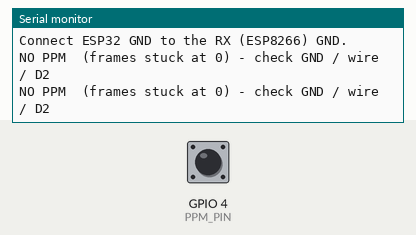
Simulated run of this sketch. Board: ESP32. Parts: the last lines printed to the serial monitor. The inputs (shaded band) are chosen by the test bench; at power-on: GPIO 4 (PPM_PIN) LOW.

Above: at 1.5 s.
1.6 s: GPIO 4 (PPM_PIN) pulsed HIGH 2 times (0.12 s each, 0.3 s apart)
At 2.31 s:
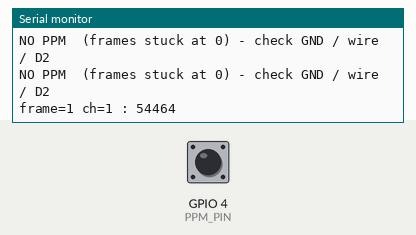
3.7 s: GPIO 4 (PPM_PIN) driven HIGH
At 4.4 s:
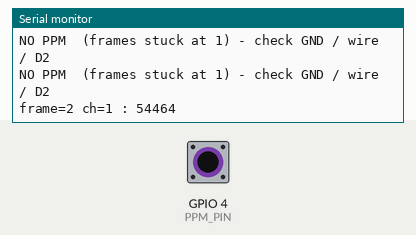
Timing chart, 0 to 6.7 s (numbered marks = the images above; inputs shaded):
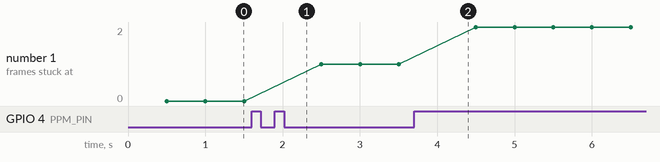

Measured:
- after the input at 1.6 s, the serial monitor: prints a new line after 0.40 s (image 1)
- after the input at 3.7 s, the serial monitor: prints a new line after 0.30 s (image 2)
- plotted number 1: 0 → 1 after the input at 1.6 s

The sketch:

ppm_reader_esp32.ino
```cpp
// ESP32 PPM reader / decoder.
// Wire: ESP32 GND <-> RX (ESP8266) GND, and RX D2 (PPM) -> ESP32 PPM_PIN.
// Prints the decoded frame every 500 ms so you can prove the whole chain.

#include <Arduino.h>

#define PPM_PIN  4        // ESP32 GPIO that reads the PPM signal
#define MAXCH    16
#define SYNC_US  3000UL   // LOW gap longer than this = frame boundary
#define PPM_INVERT 0      // 1 = idle-high PPM (pulses LOW)

static volatile uint32_t riseUs     = 0;
static volatile uint32_t lastFallUs = 0;
static volatile uint16_t chBuf[MAXCH];
static volatile uint8_t  chIdx      = 0;
static volatile uint16_t chOut[MAXCH];
static volatile uint8_t  nOut       = 0;
static volatile uint32_t frames     = 0;

static void IRAM_ATTR ppmISR() {
  uint32_t now = micros();
  bool high = digitalRead(PPM_PIN);
#if PPM_INVERT
  bool start = !high;   // falling edge starts an active pulse
#else
  bool start = high;    // rising edge starts a high pulse
#endif
  if (start) {
    if (now - lastFallUs > SYNC_US && chIdx > 0) {   // frame boundary
      uint8_t n = chIdx < MAXCH ? chIdx : MAXCH;
      for (uint8_t i = 0; i < n; i++) chOut[i] = chBuf[i];
      nOut = n;
      chIdx = 0;
      frames++;
    }
    riseUs = now;
  } else {
    if (chIdx < MAXCH) chBuf[chIdx++] = (uint16_t)(now - riseUs);
    lastFallUs = now;
  }
}

void setup() {
  Serial.begin(115200);
  delay(300);
  pinMode(PPM_PIN, INPUT);
  attachInterrupt(digitalPinToInterrupt(PPM_PIN), ppmISR, CHANGE);
  Serial.printf("PPM reader: GPIO%d, CHANGE IRQ, sync>%luus, invert=%d\n",
                PPM_PIN, (unsigned long)SYNC_US, PPM_INVERT);
  Serial.println("Connect ESP32 GND to the RX (ESP8266) GND.");
}

void loop() {
  static uint32_t lastFrames = 0;
  static uint32_t lastPrint  = 0;

  if (millis() - lastPrint >= 500) {
    lastPrint = millis();
    uint32_t f = frames;
    if (f == lastFrames) {
      Serial.printf("NO PPM  (frames stuck at %lu) - check GND / wire / D2\n",
                    (unsigned long)f);
      return;
    }
    lastFrames = f;

    noInterrupts();
    uint8_t  n = nOut;
    uint16_t c[MAXCH];
    for (uint8_t i = 0; i < n; i++) c[i] = chOut[i];
    interrupts();

    Serial.printf("frame=%lu ch=%u :", (unsigned long)f, n);
    for (uint8_t i = 0; i < n; i++) Serial.printf(" %u", c[i]);
    Serial.println();
  }
}
```
